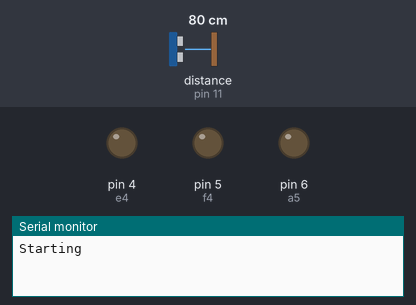
Recording of a sketch running on a simulated Arduino Uno, built with avr-gcc and run on an emulated ATmega328P. Shown: output pins drawn as LEDs (lit = HIGH), the last lines printed to the serial monitor. Dashed ring = blinking. The inputs (shaded band) are chosen by the test bench; at power-on: distance to the obstacle (sensor on pin 11) 80 cm. The echo pulse lasts 58.3 µs per cm; pins used as bus, display or sensor lines are not drawn.

Above: at 1.2 s.
1.3 s: distance to the obstacle (sensor on pin 11) set to 33 cm
4.1 s: distance to the obstacle (sensor on pin 11) set to 27 cm
At 5.71 s:
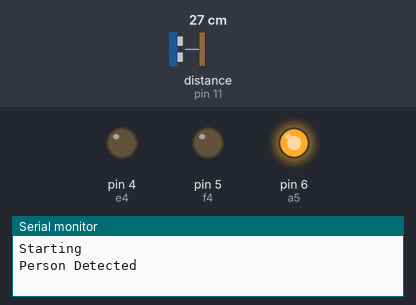
At 9.1 s:
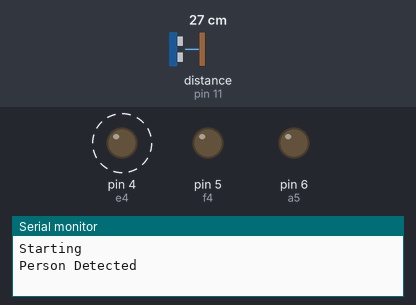
Timing chart, 0 to 10.6 s (numbered marks = the images above; inputs shaded):
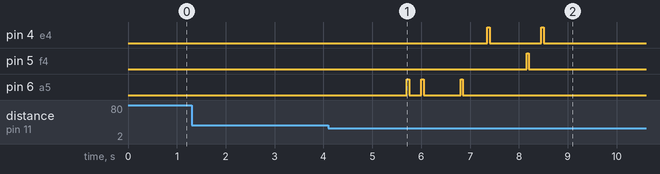

Measured:
- the behaviour switches between 30 and 29 cm on distance to the obstacle (sensor on pin 11) (found by bisection; images 0 and 1)
- after the input at 1.3 s, every drawn part: stays the same
- after the input at 4.1 s, pin 4 (e4): alternates HIGH for 0.05 s and LOW for 1.1 s, 4 changes in all, then stays LOW, starting after 3.3 s; pin 5 (f4): LOW → HIGH after 4.1 s, → LOW 0.05 s later; pin 6 (a5): goes HIGH 0.05 s, LOW 0.25 s, HIGH 0.05 s, LOW 0.75 s, HIGH 0.05 s, then LOW, starting after 1.6 s

The sketch:

robo_glockenspiel.ino
```cpp
#include <NewPing.h>

#define TRIGGER_PIN  12  // Arduino pin tied to trigger pin on the ultrasonic sensor.
#define ECHO_PIN     11  // Arduino pin tied to echo pin on the ultrasonic sensor.
#define MAX_DISTANCE 200 // Maximum distance we want to ping for (in centimeters). Maximum sensor distance is rated at 400-500cm.

NewPing sonar(TRIGGER_PIN, ECHO_PIN, MAX_DISTANCE); // NewPing setup of pins and maximum distance.
#define d4 3
#define e4 4
#define f4 5
#define a5 6

int distance = 0;

void setup() {
  Serial.begin(9600);
  Serial.println("Starting");
  pinMode(d4, OUTPUT);
  pinMode(e4, OUTPUT);
  pinMode(f4, OUTPUT);
  pinMode(a5, OUTPUT);
}

void loop() {
  distance = (sonar.ping_cm());
  if (distance != 0 && distance < 30) {
    Serial.println("Person Detected");
    play_song();
    while (distance < 50) {
      distance = sonar.ping_cm();
      Serial.println(distance); // Don't play again if the person hasn't left.
    }
  }
}


void play_song() {
  pling(d4, 1000);
  pling(d4, 500);
  pling(a5, 250);
  pling(a5, 750);
  pling(a5, 500);
  pling(e4, 750);
  pling(f4, 250);
  pling(e4, 500);
  pling(d4, 3000);
}

void pling(int note, int duration) {
  digitalWrite(note, HIGH);
  delay(50);
  digitalWrite(note, LOW);
  delay(duration);
}
```
